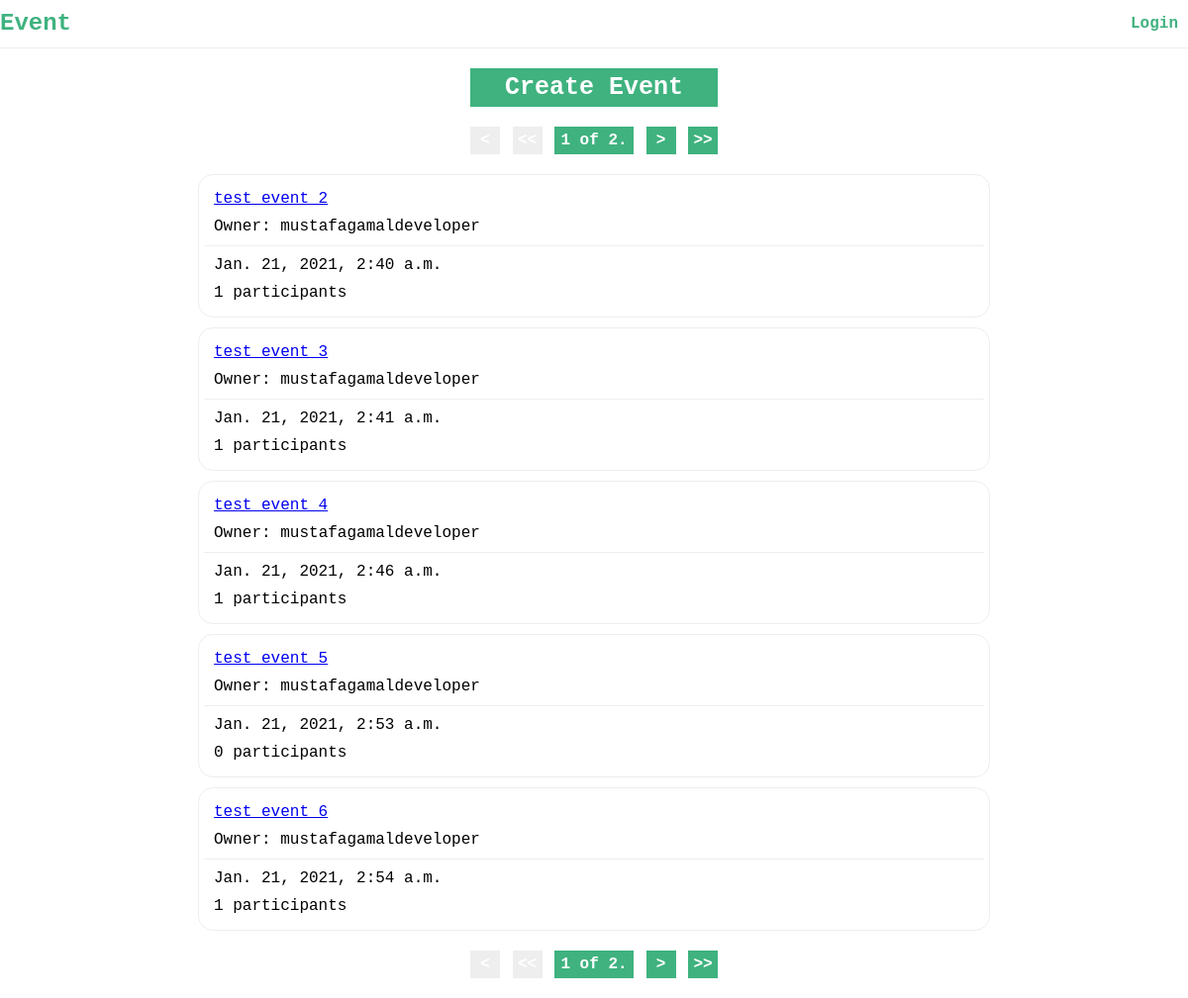
The app's page /events/, older data.
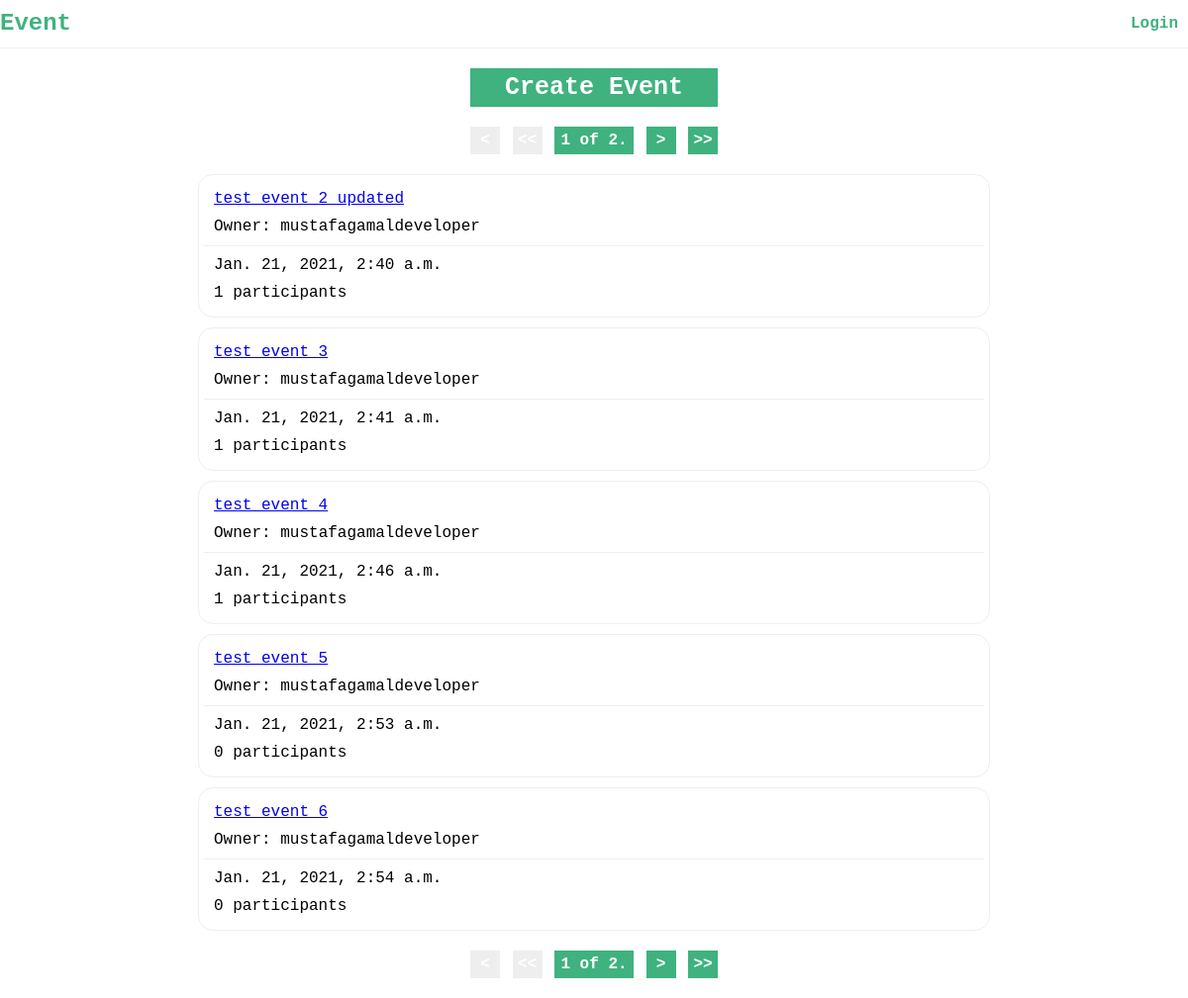
The same page, newer data.
### events/models.py (models this page shows, shortened)
class Event(models.Model):
    owner = models.ForeignKey(
        CustomUser,
        on_delete=models.CASCADE,
        related_name="owned_events")
    title = models.CharField(max_length=200)
    description = models.TextField()
    date = models.DateTimeField()
    participants = models.ManyToManyField(
        CustomUser,
        blank=True,
        related_name="events")
    created_at = models.DateTimeField(auto_now_add=True)
    updated_at = models.DateTimeField(auto_now=True)
    def get_absolute_url(self):
        return reverse('events.detail', args=[self.id,])
    def _is_owner(self, request):
        return request.user.is_authenticated and request.user == self.owner
    def _is_participating(self, request):
        return request.user.is_authenticated and self.participants.filter(pk=request.user.pk).exists()

### accounts/models.py (models this page shows, shortened)
class CustomUser(AbstractUser):
    @property
    def name(self):
        return self.email.split('@')[0]

### events/views.py (the view)
# urls.py: path('events/', views.EventListView.as_view(), name='events'),
class EventListView(ListView):
    model = Event
    template_name = "events/home.html"
    ordering = "date"
    context_object_name = "events"
    paginate_by = 5
    def get_queryset(self):
        if self._myevents():
            owned_events = self.request.user.owned_events.all()
            participating_events = self.request.user.events.all()
            queryset = (owned_events | participating_events)
        else:
            queryset = super().get_queryset()
        for q in queryset:
            q.is_participanting = q._is_participating(self.request)
            q.is_owner = q._is_owner(self.request)
        return queryset
    def get_context_data(self, **kwargs):
        context = super().get_context_data(**kwargs)
        context['myevents'] = self._myevents()
        return context
    def _myevents(self):
        return self.request.user.is_authenticated and self.request.GET.get('myevents')

### events/templates/events/home.html (shortened to what this page needs)
{% extends "events/layout.html" %}
{% block content %}
<div class="home">
    <div class="create-event">
        <a href="{% url 'events.create' %}">Create Event</a>
    </div>
    {% include "events/pagination.html" %}
    <div class="events">
        {% for event in events %}
            <div class="event">
                <div class="header">
                    <p class="title">
                        <a href="{{ event.get_absolute_url }}">
                            {{ event.title }}
                        </a>
                    </p>
                    <p class="owner">
                        Owner: {{ event.owner.name }}
                    </p>
                </div>
                <div class="info">
                    <p class="date">
                        {{ event.date }}
                    </p>
                    <p class="participants">
                        {{ event.participants.count }} participants
                    </p>
                </div>
            </div>
        {% endfor %}
    </div>
    {% include "events/pagination.html" %}
</div>
{% endblock content %}

Row changes from the older to the newer data that the page shows:
changed Event: title "test event 2" → "test event 2 updated"
computed for Event "test event 6": participants.count "1" → "0"
